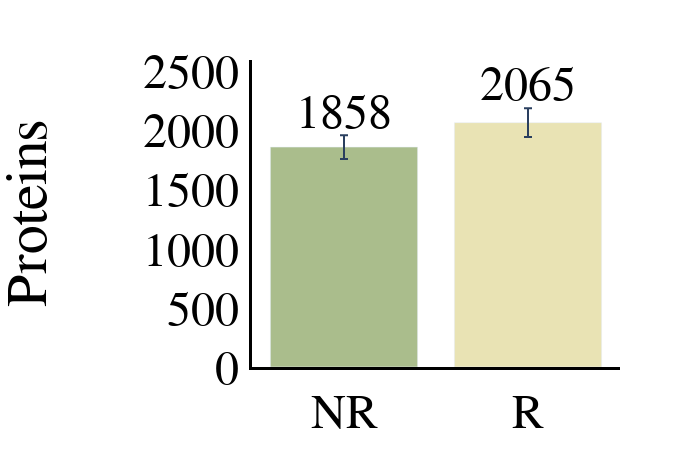

Write notebook code for a chart like this one.
### Code cell
#ID plot(protein and peptides)
plot_options={
            "mean label": "True",
            "error bar": "ci95", #None, stdev, or ci95
            "X Title": "Conditions",
            "Y Title": "Proteins<br>",
            "color": ["#AABD8C", "#E9E3B4", "#C6878F", "#fac8d3","#F39B6D",  "pink",
                  "orange", "brown", "pink", "gray", "olive", "cyan", "black","red",
                  "yellow","green","blue","indigo","violet"],
            "width": 700,
            "height": 450,
            "font": dict(size=48, family="Arial black",color="black"),
            "ID mode": "MS2",#grouped, total, MS2, grouped_stacked, stacked
            "Group By X": "Conditions", #ID_Mode does MS2 vs MBR
            "Group By Color": "ID_Mode",#ID_Mode does MS2 vs MBR
            "Group By Stack": "ID_Mode",#ID_Mode does MS2 vs MBR
        }
plot_options["plot_type"] = "1" # 1 is protein, 2 is peptide

# display(data_obj["peptide_ID_Summary"])
# pd.merge(data_obj["peptide_ID_Summary"],data_obj["run_metadata"]).to_csv("csv/pep.csv")
# display(data_obj["run_metadata"])
# display(data_obj["protein_abundances"])
# pd.merge(data_obj["protein_ID_Summary"],data_obj["run_metadata"]).to_csv("csv/pep.csv")

figure ,_ ,_ =ID_plots(data_obj, plot_options, saved_settings,username="20min_SC")
figure.update_layout(showlegend=False,xaxis_title=None)
figure.write_image("20min_IDs_SC.png", scale=10, width = 1200, height=1000)
figure.show()

### Figure 1 — Plotly figure (JSON) as saved in the notebook; plotly's stock layout.template omitted (floating-point values rounded to 4 significant figures)
{"data": [{"alignmentgroup": "True", "error_y": {"array": [100.4]}, "hovertemplate": "Conditions=%{x}<br>IDs=%{y}<extra></extra>", "legendgroup": "NR", "marker": {"color": "#AABD8C", "pattern": {"shape": ""}}, "name": "NR", "offsetgroup": "NR", "orientation": "v", "showlegend": true, "textposition": "auto", "type": "bar", "x": ["NR"], "xaxis": "x", "y": [1859.0], "yaxis": "y"}, {"alignmentgroup": "True", "error_y": {"array": [121.5]}, "hovertemplate": "Conditions=%{x}<br>IDs=%{y}<extra></extra>", "legendgroup": "R", "marker": {"color": "#E9E3B4", "pattern": {"shape": ""}}, "name": "R", "offsetgroup": "R", "orientation": "v", "showlegend": true, "textposition": "auto", "type": "bar", "x": ["R"], "xaxis": "x", "y": [2065.0], "yaxis": "y"}], "layout": {"annotations": [{"showarrow": false, "text": "1858", "x": "NR", "y": 2137.0}, {"showarrow": false, "text": "2065", "x": "R", "y": 2375.0}], "barmode": "relative", "font": {"color": "black", "family": "Arial black", "size": 48}, "height": 450, "legend": {"title": {"text": "Conditions"}, "tracegroupgap": 0}, "margin": {"t": 60}, "paper_bgcolor": "rgba(255, 255, 255, 255)", "plot_bgcolor": "rgba(255, 255, 255, 255)", "showlegend": false, "width": 700, "xaxis": {"anchor": "y", "categoryarray": ["NR", "R"], "categoryorder": "array", "domain": [0, 1], "linecolor": "black", "linewidth": 3, "showline": true, "title": {}}, "yaxis": {"anchor": "x", "domain": [0, 1], "linecolor": "black", "linewidth": 3, "showline": true, "title": {"text": "Proteins<br>"}}}}
